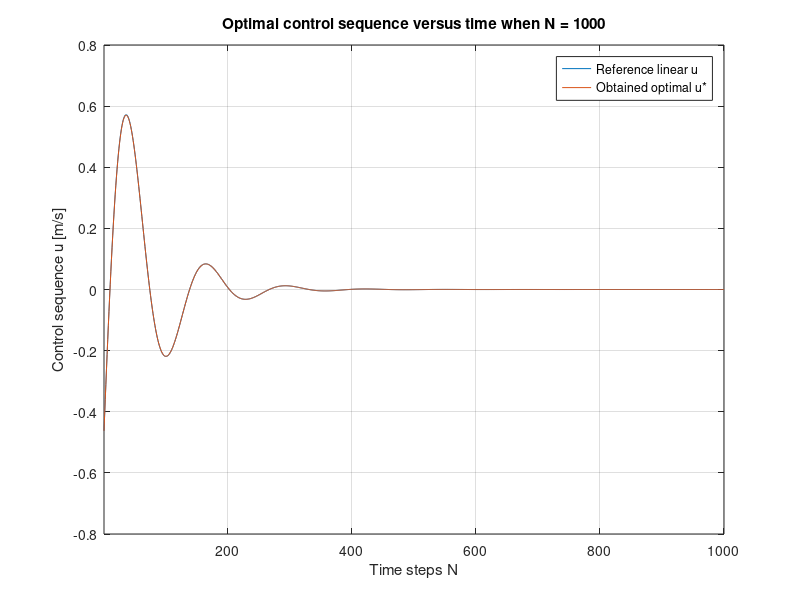

The MATLAB script that drew this image:
%% Problem 3a,b,c with N = 10,100 and 1000
clear;clc;close all; format default;

%spring-mass-damper system parameters
m = 1;
k = 1;
b = 0.5;

%state space model
Ac = [0 1; -k/m -b/m];
Bc = [0 1/m]';
Cc = [1 0];
Dc = 0;

T = 0.05;   % time step

% zero order approximation
A = expm(Ac*T);
B = integral(@(h) expm(Ac*h),0,T,'ArrayValued',true) * Bc;

% Weight matrices ,cost function parameters
R = 10.0;
Q = [1 0; 0 0.1];

% Define time step and number of steps
T = 0.05;   % time step
N = 1000;

% Define the feedback control law
K = [0.0462, 0.098]; %-Kx

% Define initial state
x = zeros(2, N); %Might need to transpose it, right now every x(indes) is a row vector
x(:,1) = [10 0]';

% Define lifted system representation,
% compact expression for J (u; x(0)) that is only a function of
% A, B, Q, R, hi,i = 1 ...N , u(i),i = 0 ...N − 1, and x(0)
H = zeros(2*N,N);
Qbar = zeros(N,N);
Rbar = zeros(1,N);

%Initialize control sequence (reference linear feedback uRef)
uRef = zeros(N,1); % (reference linear feedback uRef)
u_optimal = zeros(N,1); %  optimal control sequence u*

% Finding H(A,B)
for i = 1:2:2*N
    for j = 1:(i+1)/2
            H(i:i+1,j) = A^(((i+1)/2)-j)*B;
    end
end

% Finding Qbar
for i = 1:N
    Qbar = Qbar + H(2*i-1:2*i,:)'*Q*H(2*i-1:2*i,:);
end
Qbar = Qbar + R*eye(N,N);

% Finding Rbar
for i = 1:N
    Rbar = Rbar + x(:,1)'*(A^(i))'*Q*H(2*i-1:2*i,:);
end
Rbar = Rbar * 2;

% Finding Kbar
%No need to find Kbar because Kbar is constant, so gradient J just cancel Kbar
% for i = 0:N
%     Kbar = x(1)'*A^(i+1)*Q*A^(i+1)*x(1)';
% end

% Taking gradient of J and set it to 0
%After taking the gradient of the quadratic form wrt u, we get this
%expression -> derivative of uT.Q.u = uT(Q+QT) - when Q is not symmetric
% for this case - ustarT(Qbar + Qbar.Transpose) + Rbar = 0
u_optimal = (-Rbar*inv(Qbar+Qbar'))'; 

% Finding discrete state x using linear feedback given K , x(i+1) = (A-BK)x(i)
for i = 1:N-1
    x(:,i+1) = (A - B*K)*x(:,i);
end

% Control sequence that results from the feedback control law
for i = 1:N
    uRef(i) = -K*(x(:,i));
end

%Plot to compare
figure(1);
% tspan = 0:T:(N-1)*T;
plot(1:N,uRef,1:N,u_optimal);grid;
% xlabel('Time [s]')
xlabel('Time steps N')
xlim([1,N])
ylabel('Control sequence u [m/s]')
title('Optimal control sequence versus time when N = 1000')
legend('Reference linear u','Obtained optimal u*')
% print ex3_hw2_me599_N_1000 -dpng;
max(norm(uRef-u_optimal))



